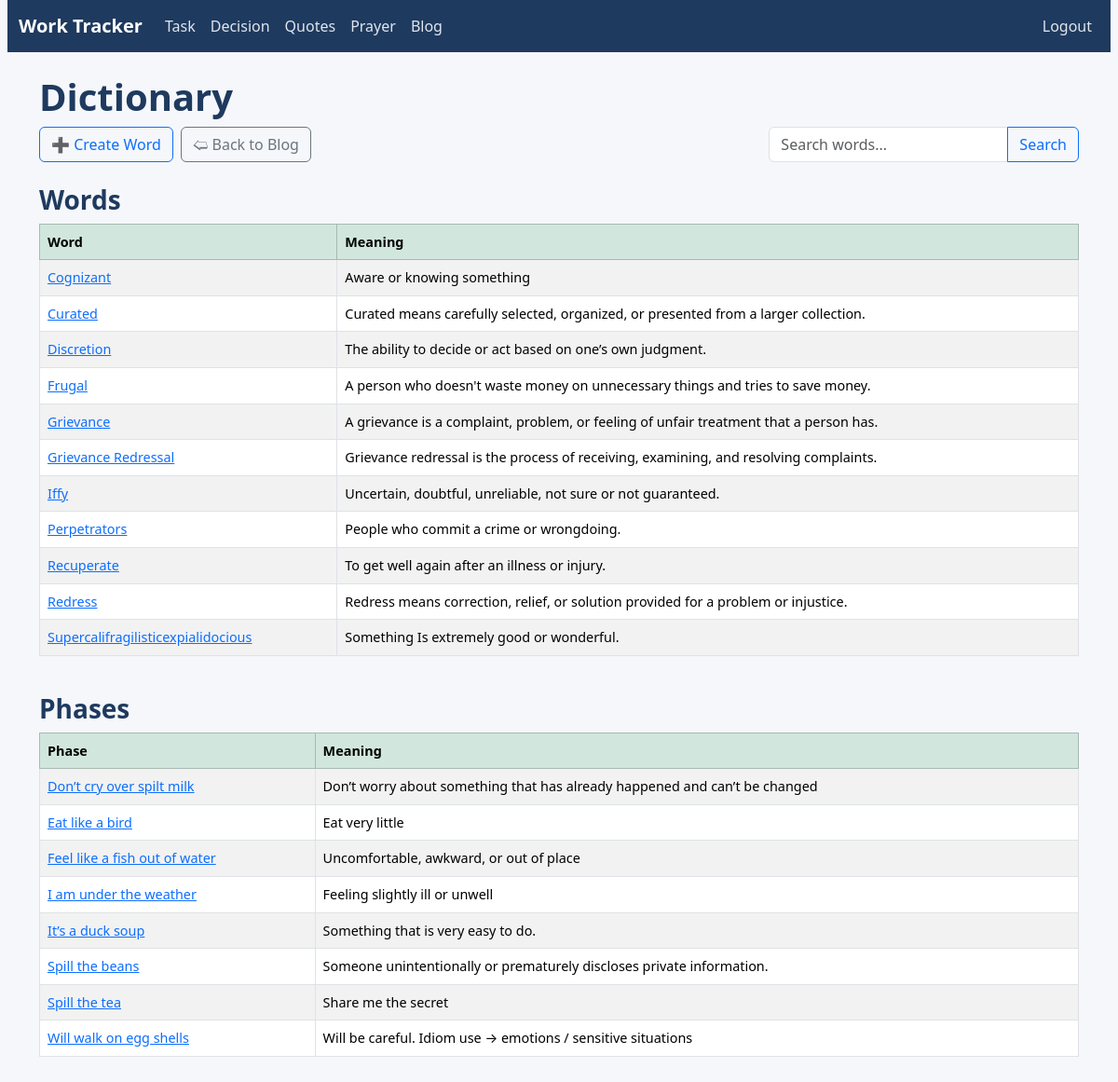
The page /blogs/words/ (signed in) on the database as committed earlier.
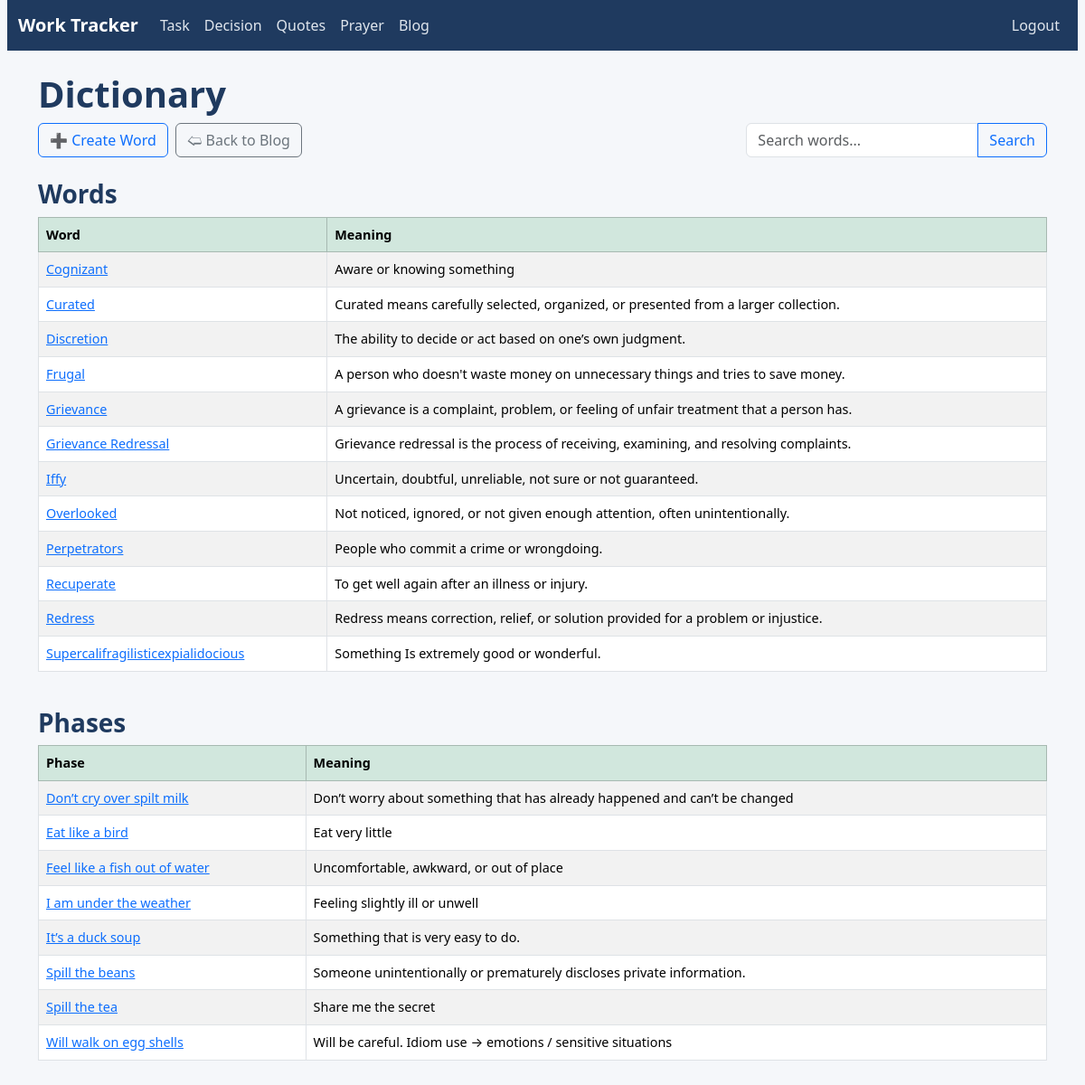
The same page on the database as committed later.
### blog/models.py (models this page shows, shortened)
class Word(models.Model):
    word = models.CharField(max_length=100, unique=True)
    is_phase = models.BooleanField(default=False)
    meaning = models.TextField()
    example = models.TextField(help_text="Usage example", blank=True)
    created_at = models.DateTimeField(auto_now_add=True)

### blog/views.py (the view)
# urls.py: path('words/', views.word_list, name='word_list'),
@login_required
def word_list(request):
    query = request.GET.get('q', '')
    word_objects = Word.objects.all()
    if query:
        word_objects = word_objects.filter(
            Q(word__icontains=query) |
            Q(meaning__icontains=query) |
            Q(example__icontains=query)
        )
    word_objects = word_objects.order_by('word', '-created_at')
    words = word_objects.filter(is_phase=False)
    phases = word_objects.filter(is_phase=True)
    return render(request, 'blog/word_list.html', {'words': words, 'phases': phases, 'query': query})

### templates/blog/word_list.html
{% extends 'base.html' %}
{% load static %}
{% block content %}
<h1>Dictionary</h1>
<div class="d-flex flex-wrap align-items-center justify-content-between mb-3">
    <div class="d-flex gap-2 mb-2">
        <a href="{% url 'blogs:word_create' %}" class="btn btn-outline-primary">➕ Create Word</a>
        <a href="{% url 'blogs:blog_list' %}" class="btn btn-outline-secondary">🢨 Back to Blog</a>
    </div>
    <form method="get" class="d-flex align-items-center mb-2 ms-auto">
        <div class="input-group">
            <input type="text" name="q" class="form-control" placeholder="Search words..." value="{{ query }}">
            <button class="btn btn-outline-primary" type="submit">Search</button>
        </div>
    </form>
</div>
<h3>Words</h3>
{% if words %}
  <div class="table-responsive mb-4">
    <table class="table table-bordered table-striped align-middle text-nowrap">
      <thead class="table-success">
        <tr>
          <th>Word</th>
          <th>Meaning</th>
        </tr>
      </thead>
      <tbody>
        {% for word in words %}
        <tr>
          <td> <a href="{% url 'blogs:word_detail' word.id %}">{{ word.word }}</a></td>
          <td>{{ word.meaning }}</td>
        </tr>
        {% endfor %}
      </tbody>
    </table>
  </div>
{% else %}
  <p class="text-muted">No words found.</p>
{% endif %}
<h3>Phases</h3>
{% if phases %}
  <div class="table-responsive mb-4">
    <table class="table table-bordered table-striped align-middle text-nowrap">
      <thead class="table-success">
        <tr>
          <th>Phase</th>
          <th>Meaning</th>
        </tr>
      </thead>
      <tbody>
        {% for phase in phases %}
        <tr>
          <td> <a href="{% url 'blogs:word_detail' phase.id %}">{{ phase.word }}</a></td>
          <td>{{ phase.meaning }}</td>
        </tr>
        {% endfor %}
      </tbody>
    </table>
  </div>
{% else %}
  <p class="text-muted">No phases found.</p>
{% endif %}
{% endblock %}

### templates/base.html (shortened to what this page needs)
{% load static %}
<!DOCTYPE html>
<html>
<head>
  <link href="https://cdn.jsdelivr.net/npm/bootstrap@5.3.3/dist/css/bootstrap.min.css" rel="stylesheet">
  <link rel="stylesheet" href="https://cdn.jsdelivr.net/npm/bootstrap-icons@1.11.1/font/bootstrap-icons.css">
  <link rel="stylesheet" href="{% static 'css/base.css' %}">
</head>
<body>
<nav class="navbar navbar-expand-lg custom-navbar">
  <div class="container-fluid">
    <a class="navbar-brand text-light" href='{% url "tracker:task_list" %}'>Work Tracker</a>
    {% if request.user.is_authenticated %}
      <div class="collapse navbar-collapse" id="navbarNav">
        <ul class="navbar-nav">
          <li class="nav-item">
            <a class="nav-link text-light" href="{% url 'tracker:task_list' %}">Task</a>
          </li>
        </ul>
        <ul class="navbar-nav">
          <li class="nav-item">
            <a class="nav-link text-light" href="{% url 'statements:statement_list' %}">Decision</a>
          </li>
        </ul>
        <ul class="navbar-nav">
          <li class="nav-item">
            <a class="nav-link text-light" href="{% url 'tracker:quotes' %}">Quotes</a>
          </li>
        </ul>
        <ul class="navbar-nav">
          <li class="nav-item">
            <a class="nav-link text-light" href="{% url 'tracker:prayer' %}">Prayer</a>
          </li>
        </ul>
        <ul class="navbar-nav">
          <li class="nav-item">
            <a class="nav-link text-light" href="{% url 'blogs:blog_list' %}">Blog</a>
          </li>
        </ul>
      </div>
    {% endif %}
    <div class="collapse navbar-collapse" id="navbarNav">
      <ul class="navbar-nav ms-auto mb-2 mb-lg-0">
        {% if request.user.is_authenticated %}
        <li class="nav-item">
          <a class="nav-link" href='{% url "logout" %}'>Logout</a>
        </li>
        {% endif %}
      </ul>
    </div>
  </div>
</nav>
<div class="container">
  <br />
  {% block content %}{% endblock %}
  <br />
</div>
<link href="https://cdn.jsdelivr.net/npm/select2@4.1.0-rc.0/dist/css/select2.min.css" rel="stylesheet" />
</body>
</html>

### static/css/base.css (style rules this page uses)
body { padding: 0 8px; background-color: #f5f7fa; color: #212529; }
.custom-navbar { background-color: #1f3a5f; }
.custom-navbar .navbar-brand { font-weight: 600; color: #ffffff !important; }
.custom-navbar .nav-link { color: #e0e6ed !important; font-weight: 500; }
h1, h2, h3 { color: #1f3a5f; font-weight: 600; }
.table td, .table th { vertical-align: middle; font-size: 0.9rem; }

Rows that differ between the two databases and show on the page:
added Word: word "Overlooked", meaning "Not noticed, ignored, or not given enough attention, often unintentionally.", shown under "Words"
